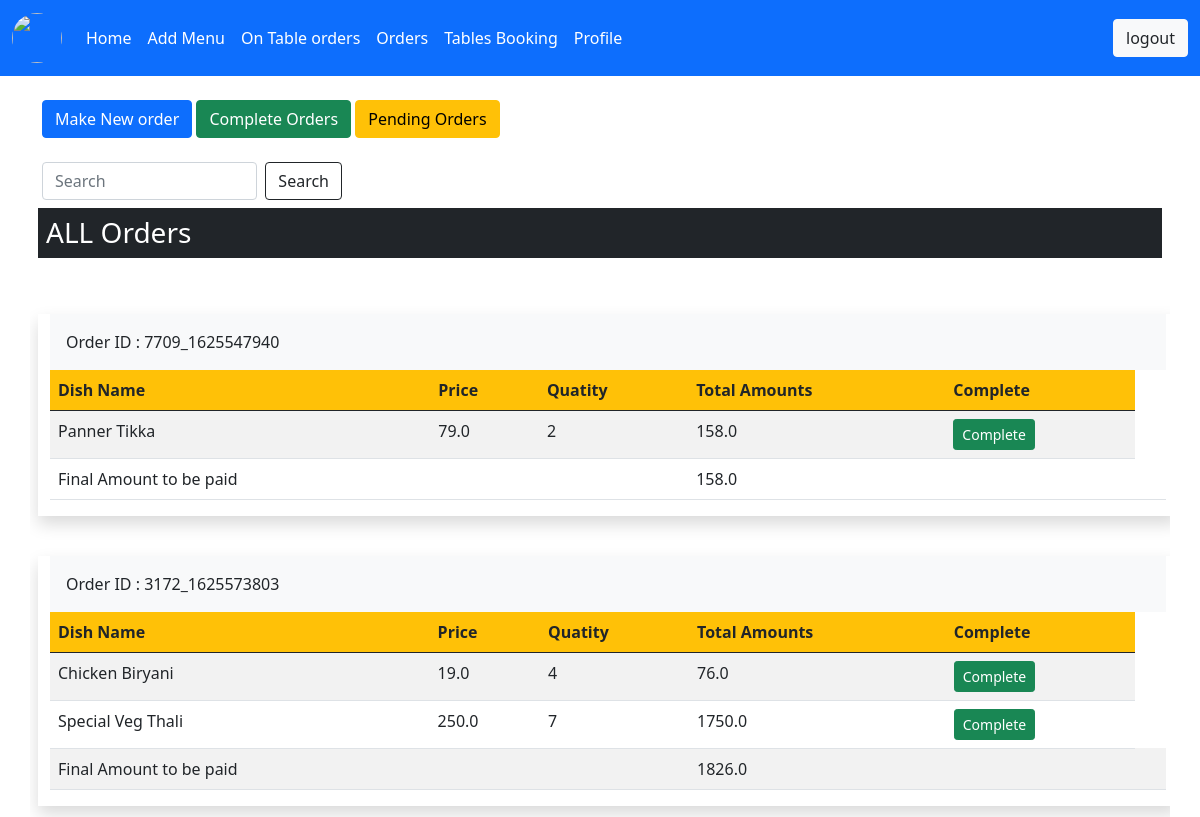
The app's page /restaurant/table (signed in) with its own data.
### restaurant/models.py (models this page shows, shortened)
class SaveOrders(models.Model):
    item_name=models.CharField(max_length=200)
    item_price=models.CharField(max_length=200)
    dish_type=models.CharField(max_length=200)
    quantity=models.CharField(max_length=200)
    orderid=models.CharField(max_length=200)
    restaurant_id = models.ForeignKey(restaurant, on_delete=models.CASCADE)
    total=models.CharField(max_length=200,blank=True)
    status=models.CharField(max_length=200,default='pending')

class FinalAmount(models.Model):
    orderid=models.CharField(max_length=200)
    restaurant_id = models.ForeignKey(restaurant, on_delete=models.CASCADE)
    final_price=models.CharField(max_length=200)

### restaurant/views.py (the view)
# urls.py: path('table',views.table,name="table"),
def table(request):
    if 'restaurant_email' in request.session:
        if 'search' in request.POST:
            search = request.POST['search']
            id = restaurant.objects.get(restaurant_email=request.session['restaurant_email'])
            orderid = SaveOrders.objects.filter(restaurant_id=id,orderid__icontains=search).values('orderid').distinct()
            all_orders = SaveOrders.objects.all()
            finalprice = FinalAmount.objects.filter(restaurant_id=id)
        else:
            id = restaurant.objects.get(restaurant_email=request.session['restaurant_email'])
            orderid = SaveOrders.objects.filter(restaurant_id=id).values('orderid').distinct()
            all_orders = SaveOrders.objects.all()
            finalprice = FinalAmount.objects.filter(restaurant_id=id)
        return render(request, "restaurant/table.html",
                      {"all_orders": all_orders, "orderid": orderid, "finalprice": finalprice})
    else:
        messages.error(request, 'session expired ! Logsin Again')
        return redirect(login)

### templates/restaurant/table.html (shortened to what this page needs)
{% extends 'restaurant/base.html' %}
{% block  content %}
<br>
    <div class="container">
       <a href="{% url 'make_new_order' %}" class="btn btn-primary">Make New order </a>
               <a href="{% url 'complete_order' %}" class="btn btn-success">Complete Orders </a>
<a href="{% url 'pending_order' %}" class="btn btn-warning">Pending Orders</a>
        <br><br>
<form class="d-flex" style="max-width: 300px;" action="{% url 'table' %}" method="post" >
      <input class="form-control me-2" type="search" name="search" placeholder="Search" aria-label="Search">
      <button class="btn btn-outline-dark" type="submit">Search</button>
    </form>
    </div>
    <div class="container p-2"><h3 class="bg-dark p-2" style="color:white">ALL Orders</h3></div>
    <br>
    {% for orderid in orderid  %}
    <div class="container">
        <div class="row" style="overflow: auto">
 <div class="col-lg-12 shadow  m-2" >
 <div class="bg-light p-3 " >Order ID : {{ orderid.orderid }}</div>
               <table class="table table-striped" >
                  <thead class="bg-warning ">
                  <tr>
                      <th scope="col">Dish Name</th>
                        <th scope="col">Price</th>
                        <th scope="col">Quatity</th>
                        <th scope="col">Total Amounts</th>
                        <th scope="col">Complete</th>
                    </tr>
                  </thead>
                  <tbody>
                  {% for all_order in all_orders %}
{% ifequal all_order.orderid orderid.orderid %}
                    <tr>
<td>                        {{ all_order.item_name }}</td>
<td>                        {{ all_order.item_price }}</td>
                        <td>                        {{ all_order.quantity }}</td>
                        <td>                        {{ all_order.total }}</td>
{% ifequal all_order.status "pending" %}
                        <td><a href="#" class="btn btn-sm btn-warning">Pending</a></td>
                    {% else %}
                        <td><a href="#" class="btn btn-sm btn-success">Complete</a></td>
                    {% endifequal %}
                    </tr>
                      {% endifequal %}
                  {% endfor %}
                  <tr><td>Final Amount to be paid</td><td></td><td></td>
                  {% for finalprice in finalprice %}{% ifequal finalprice.orderid orderid.orderid %}
<td>{{ finalprice.final_price }}</td>{% endifequal %}{% endfor %}<td></td><td></td>
                  </tr>
                  </tbody>
                </table>
            </div>
        </div>
    </div>
{% endfor %}
{% endblock %}

### records on screen
SaveOrders: item_name "Panner Tikka", item_price "79.0", quantity "2", total "158.0"
FinalAmount: final_price "158.0"
SaveOrders: item_name "Chicken Biryani", item_price "19.0", quantity "4", total "76.0"
SaveOrders: item_name "Special Veg Thali", item_price "250.0", quantity "7", total "1750.0"
FinalAmount: final_price "1826.0"

### other values on screen
{{ orderid.orderid }} "7709_1625547940" "3172_1625573803"
